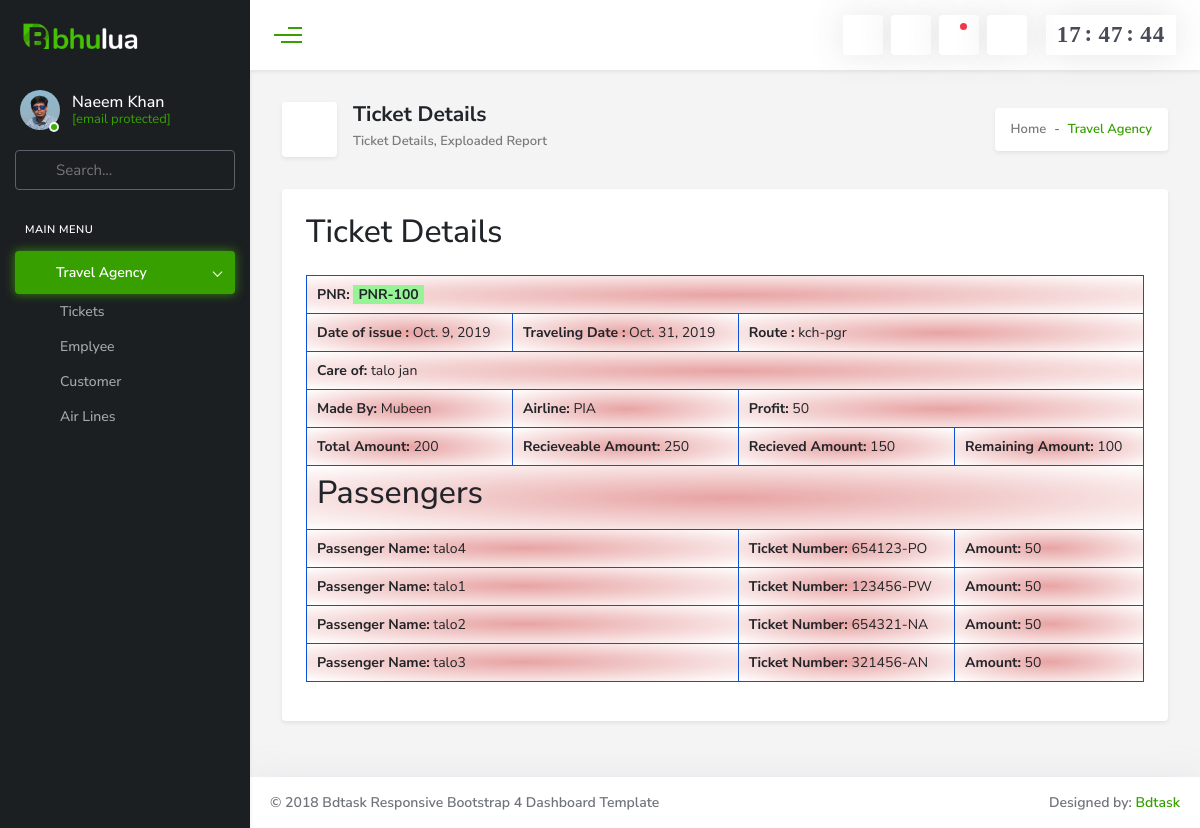
/ticket/view/1/PNR-100, run on the app's committed database.
### tickit/models.py (models this page shows, shortened)
class Ticket(models.Model):
    dateofissue = models.DateField(auto_now=False, auto_now_add=False)
    root = models.CharField(max_length=50)
    traveldate = models.DateField(auto_now=False, auto_now_add=False)
    pnr = models.CharField(max_length=50)
    totalamount = models.IntegerField()
    recievedamount = models.IntegerField()
    recieveableamount = models.IntegerField()
    remainingamount = models.IntegerField()
    profit = models.IntegerField()
    airline = models.ForeignKey(Airline, on_delete=models.CASCADE, default='PIA')
    madeby = models.CharField(max_length=50, default='Mubeen')
    careof = models.ForeignKey(Customer, on_delete=models.CASCADE)
    Description = models.TextField(null=False, default=' ')

class Airline(models.Model):
    aname = models.CharField(max_length=50)
    airlinecode = models.CharField(max_length=5)
    description = models.TextField()
    def __str__(self):
        return self.aname

class Passenger(models.Model):
    pname = models.CharField(max_length=50)
    pticketno =  models.CharField(max_length=50)
    pamount = models.CharField(max_length=50)
    pnrfrom = models.CharField(max_length=50)

### customer/models.py (models this page shows, shortened)
class Customer(models.Model):
    cname = models.CharField(max_length=50,unique=True, null=True)
    ccontact = models.IntegerField(unique=True, null=True)
    cdescription = models.TextField()
    def __str__(self):
        return self.cname

### tickit/views.py (the view)
# urls.py: path("view/<int:pk>/<str:pnr>", views.ticketview, name="ticketview"),
def ticketview(request, pk, pnr):
    ticketdata = Ticket.objects.filter(pk=pk).first()
    passengerdata = Passenger.objects.filter(pnrfrom=pnr)
    context = {
        'ticketdata': ticketdata,
        'passengerdata': passengerdata
    }
    return render(request,'ticket/view.html', context)

### templates/ticket/view.html (shortened to what this page needs)
            {% extends 'master.html' %}
            {% load crispy_forms_tags %}
            {% load static %}
          {% block pagename %}
                Ticket Details
          {% endblock  %}</h1>
          {% block pagenaeMessage %}
                Ticket Details, Exploaded Report
          {% endblock  %}</h1>
            {% block body %}
                    <div class="body-content">
                        <div class="card mb-4">
                            <div class="card-body">
                                <h2 class="mb-4">Ticket Details</h2>
                                <div class="table-responsive">
                                    <table class="table table-bordered  ">
                                    <tbody>
                                       <tr>
                                            <td colspan="4" class="text-bold"> <span class="text-bold"> PNR:</span> <span class="pnr"> {{ ticketdata.pnr }} </span> </td>
                                       <tr>
                                       <tr>
                                            <td> <span class="text-bold"> Date of issue :</span> {{ ticketdata.dateofissue }} </td>
                                            <td> <span class="text-bold"> Traveling Date :</span> {{ ticketdata.traveldate }} </td>
                                            <td colspan="2"> <span class="text-bold"> Route :</span> {{ ticketdata.root }} </td>
                                       <tr>
                                       <tr>
                                            <td colspan="4"> <span class="text-bold"> Care of:</span> {{ ticketdata.careof }} </td>
                                       <tr>
                                        <tr>
                                            <td colspan=""> <span class="text-bold"> Made By:</span> {{ ticketdata.madeby }} </td>
                                            <td colspan=""> <span class="text-bold"> Airline:</span> {{ ticketdata.airline }} </td>
                                            <td colspan="2"> <span class="text-bold"> Profit:</span> {{ ticketdata.profit }} </td>
                                       <tr>
                                       <tr>
                                            <td colspan=""> <span class="text-bold"> Total Amount:</span> {{ ticketdata.totalamount }} </td>
                                            <td colspan=""> <span class="text-bold"> Recieveable Amount:</span> {{ ticketdata.recieveableamount }} </td>
                                            <td colspan=""> <span class="text-bold"> Recieved Amount:</span> {{ ticketdata.recievedamount }} </td>
                                            <td colspan=""> <span class="text-bold"> Remaining Amount:</span> {{ ticketdata.remainingamount }} </td>
                                       <tr>
                                       <tr>
                                            <td colspan="4"> <h2>Passengers</h2> </td>
                                       <tr>
                                       {% for passenger in passengerdata %}
                                       <tr>
                                            <td colspan="2"> <span class="text-bold"> Passenger Name:</span> {{ passenger.pname }} </td>
                                            <td colspan=""> <span class="text-bold"> Ticket Number:</span> {{ passenger.pticketno }} </td>
                                            <td colspan=""> <span class="text-bold"> Amount:</span> {{ passenger.pamount }} </td>
                                       <tr>
                                       {% endfor %}
                                    </table>
                                </div>
                            </div>
                        </div>
{% endblock body %}

### templates/ticket/view.html (style rules this page uses)
.text-bold { font-weight:bold; }
.pnr { background: #96f496; padding: 0px 5px; text-transform: uppercase; }
.table-bordered td, .table-bordered th { border: 1px solid #0f51d5; background-image: radial-gradient(#e8a3a3, transparent); }

### data on the page
Ticket: pnr "PNR-100", dateofissue "Oct. 9, 2019", traveldate "Oct. 31, 2019", root "kch-pgr", careof "talo jan", madeby "Mubeen", airline "PIA", profit "50", totalamount "200", recieveableamount "250", recievedamount "150", remainingamount "100"
Passenger: pname "talo4", pticketno "654123-PO", pamount "50"
Passenger: pname "talo1", pticketno "123456-PW", pamount "50"
Passenger: pname "talo2", pticketno "654321-NA", pamount "50"
Passenger: pname "talo3", pticketno "321456-AN", pamount "50"
